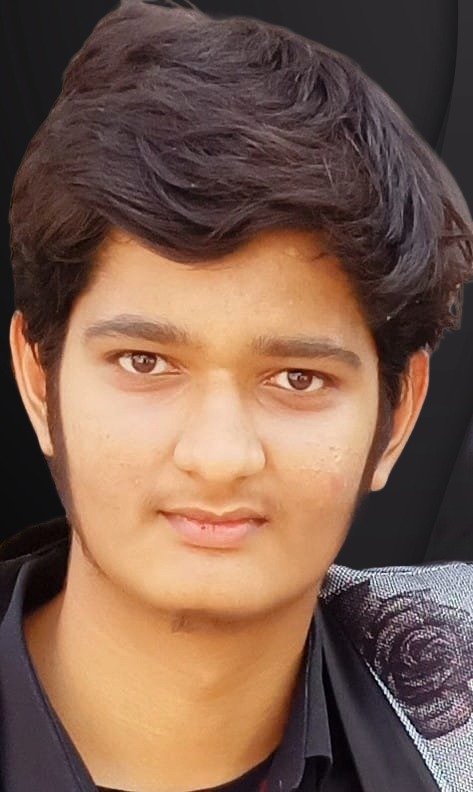
#> input picture Untitled.jpeg, 473 x 792 px
$ python generate_banner.py --photo Untitled.jpeg
#> lines starting #> are read from the running program, lines starting #| are printed output that depends on the picture
#> in generate, img is the input picture: PIL image 473x792 RGB; mean R, G, B 125, 94.1, 78.2
#!/usr/bin/env python3
"""
generate_banner.py
==================
Generates dark.svg and light.svg for the theshauryas1 GitHub profile.

Pipeline (per the master prompt spec):
  1. Load & pre-process photo (autocontrast + UnsharpMask, contrast ×1.3)
  2. Segment background via colour-distance threshold + morphological closing
     -> dark mode: only subject dots on dark panel (background cleared)
     -> light mode: full photo dithering
  3. Floyd–Steinberg dither, serpentine scan, 300×340 grid, 1-bit output
  4. Build SVG <path> runs, shape-rendering="crispEdges", no font glyphs
  5. Scatter dots into ~60 intro animation groups (evenness sigma < 0.05)
  6. ~94 drift bands for portrait->logo dissolve
  7. ~900 traveller dots morphed via optimal transport between 6 tech logos
  8. Assemble full SVG with info panel, LIVE badge, social links

Usage:
  pip install -r requirements.txt
  python generate_banner.py --photo path/to/photo.jpg [--out-dir .]

Output:
  dark.svg   (~900KB)
  light.svg  (~900KB)
"""

import argparse
import math
import random
import sys
import textwrap
from pathlib import Path

import numpy as np
from PIL import Image, ImageEnhance, ImageFilter, ImageOps

# --- Optional rembg (background removal) ------------------------------------
try:
    from rembg import remove as rembg_remove
    HAS_REMBG = True
except ImportError:
    HAS_REMBG = False
    print("[WARN] rembg not available — using colour-distance fallback for BG removal")

# ----------------------------------------------------------------------------
# CONFIGURATION
# ----------------------------------------------------------------------------

CFG = dict(
    # SVG canvas
    SVG_W=1180, SVG_H=610,
    # Portrait grid — 150x170 keeps 15:17 aspect ratio, optimizes SVG file size < 1.5MB for GitHub Proxy
    GRID_W=150, GRID_H=170,
    DOT_R=1.35,              # dot radius (px) adjusted for grid pitch
    DOT_PITCH=1,             # 1 dot per cell
    # Contrast / sharpening
    CONTRAST=1.3,
    UNSHARP_RADIUS=3,
    UNSHARP_PCT=140,
    AUTOCONTRAST_CUTOFF=1,
    # Background segmentation (colour-distance fallback)
    BG_DIST_THRESH=30,
    BG_CLOSE_R=5,            # morphological closing radius
    # Animation timing (seconds)
    INTRO_DUR=3.2,
    INTRO_FADE_START=0.0,
    INTRO_FADE_END=2.0,
    LOOP_DUR=14.2,
    PORTRAIT_HOLD=3.0,
    LOGO_HOLD=2.0,
    LOGO_TRANS=1.3,
    # Portrait drift
    N_DRIFT_BANDS=60,
    DRIFT_NOISE_SIGMA=4,
    DRIFT_FRACTION=0.42,
    # Traveller dots
    N_TRAVELLERS=300,
    # Colour palette
    BG_DARK='#0A101F',
    PANEL_DARK='#101826',
    PORTRAIT_HUE='#A78BFA',   # violet — distinct from cyan UI chrome
    CHROME_DARK='#22D3EE',
    CHROME_LIGHT='#0891B2',
    ACCENT='#10B981',
    DANGER='#EF4444',
    TEXT_DARK='#F8FAFC',
    MUTED_DARK='#94A3B8',
    BG_LIGHT='#F0F7FF',
    PANEL_LIGHT='#FFFFFF',
    PORTRAIT_HUE_LIGHT='#7C3AED',
    TEXT_LIGHT='#1E293B',
    MUTED_LIGHT='#64748B',
    # Empty-cell dot colour for dark snake (must be visible)
    SNAKE_EMPTY_DARK='#2d3343',
)

# ----------------------------------------------------------------------------
# LOGO PATH DATA  (SVG path strings, viewBox 0 0 100 100)
# ----------------------------------------------------------------------------

LOGOS = {
    "PyTorch": dict(
        label="PyTorch",
        sub="Deep Learning",
        color="#EE4C2C",
        # Stylised flame + circle
        paths=[
            "M50 8 C60 20 72 38 60 55 C52 67 38 67 32 55 C22 38 42 24 48 12 C44 22 36 30 40 42 C44 54 56 54 58 44 C62 30 52 18 50 8Z",
            "M62 58 A8 8 0 1 1 46 58 A8 8 0 1 1 62 58Z",
        ],
    ),
    "NVIDIA": dict(
        label="NVIDIA",
        sub="GPU Computing",
        color="#76B900",
        paths=[
            # Eye shape
            "M15 50 Q30 25 50 22 Q70 20 85 50 Q70 78 50 78 Q30 75 15 50Z",
            # Iris
            "M38 50 A12 12 0 1 1 62 50 A12 12 0 1 1 38 50Z",
        ],
    ),
    "Kubernetes": dict(
        label="Kubernetes",
        sub="Orchestration",
        color="#326CE5",
        paths=[
            # Outer ring
            "M50 8 A42 42 0 1 1 49.9 8Z M50 16 A34 34 0 1 0 50.1 16Z",
            # 8 spokes
            "M50 16 L50 36 M50 64 L50 84 M16 50 L36 50 M64 50 L84 50 M26 26 L40 40 M60 60 L74 74 M74 26 L60 40 M40 60 L26 74",
            # Hub
            "M38 50 A12 12 0 1 1 62 50 A12 12 0 1 1 38 50Z",
        ],
    ),
    "FastAPI": dict(
        label="FastAPI",
        sub="Backend API",
        color="#009688",
        paths=[
            # Lightning bolt
            "M58 8 L28 52 L48 52 L42 92 L72 48 L52 48Z",
        ],
    ),
    "LangChain": dict(
        label="LangChain",
        sub="LLM Framework",
        color="#22D3EE",
        paths=[
            # Three chain links
            "M10 42 A14 14 0 0 1 10 58 A14 14 0 0 1 10 42Z M10 42 L36 42 A14 14 0 0 1 36 58 L10 58",
            "M36 42 A14 14 0 0 1 36 58 L64 58 A14 14 0 0 1 64 42 L36 42Z",
            "M64 42 A14 14 0 0 1 64 58 L90 58 A14 14 0 0 1 90 42 L64 42Z",
        ],
    ),
    "Docker": dict(
        label="Docker",
        sub="Containers",
        color="#2496ED",
        paths=[
            # Whale body
            "M20 55 Q50 38 80 55 Q70 75 50 75 Q30 75 20 55Z",
            # Container stack
            "M22 42 L38 42 L38 52 L22 52Z M42 42 L58 42 L58 52 L42 52Z M62 42 L78 42 L78 52 L62 52Z",
            "M22 28 L38 28 L38 38 L22 38Z M42 28 L58 28 L58 38 L42 38Z",
        ],
    ),
}

LOGO_ORDER = ["PyTorch", "NVIDIA", "Kubernetes", "FastAPI", "LangChain", "Docker"]


# ----------------------------------------------------------------------------
# SYSTEM.INFO ROWS
# ----------------------------------------------------------------------------

INFO_ROWS = [
    ("Subject",    "Shaurya Sharma"),
    ("Role",       "AI/ML Engineer"),
    ("Origin",     "India 🇮🇳"),
    ("Education",  "Automation & Robotics"),
    ("Status",     "Building Agentic AI"),
    (None, None),  # divider
    ("Core.Lang",  "Python • C++ • SQL"),
    ("Core.AI",    "PyTorch • TensorFlow"),
    ("Core.Agents","LangGraph • CrewAI • AutoGen"),
    ("Core.Back",  "FastAPI • gRPC"),
    ("Core.DB",    "PostgreSQL • MongoDB • FAISS"),
    ("Core.Infra", "Docker • K8s • Terraform"),
    ("Core.Cloud", "AWS • Azure • GCP"),
    (None, None),
    ("Grid.Mail",  "—"),
    ("Grid.Port",  "shaurya-beta.vercel.app"),
    ("Grid.LinkedIn","theshauryas1"),
    ("Grid.GitHub","theshauryas1"),
]


# ════════════════════════════════════════════════════════════════════════════
# STEP 1 — IMAGE PREPROCESSING
# ════════════════════════════════════════════════════════════════════════════

def preprocess(img: Image.Image) -> Image.Image:
    """Crop head+shoulders, apply contrast ×1.3, autocontrast, UnsharpMask."""
    w, h = img.size
#> w = 473; h = 792
    # Head+shoulders crop: top 75%, centred horizontally
    crop_h = int(h * 0.78)
#> crop_h = 617
    crop_w = min(w, int(crop_h * (300 / 340)))
#> crop_w = 473
    x0 = (w - crop_w) // 2
#> x0 = 0
    img = img.crop((x0, 0, x0 + crop_w, crop_h))
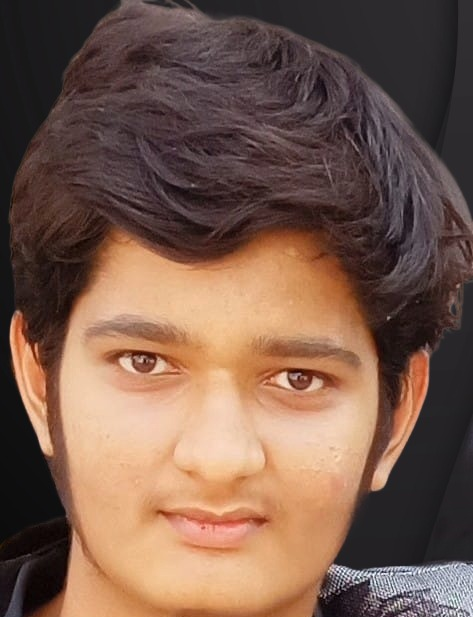
#> img: PIL image 473x617 RGB; mean R, G, B 121.4, 91.5, 76.9
    img = img.resize((CFG['GRID_W'], CFG['GRID_H']), Image.LANCZOS)
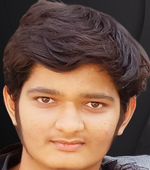
#> img: PIL image 150x170 RGB; mean R, G, B 121.3, 91.5, 76.9
    img = img.convert("RGB")
    # Autocontrast
    img = ImageOps.autocontrast(img, cutoff=CFG['AUTOCONTRAST_CUTOFF'])
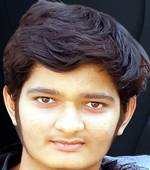
#> img: PIL image 150x170 RGB; mean R, G, B 117.9, 103.6, 97
    # Contrast ×1.3
    img = ImageEnhance.Contrast(img).enhance(CFG['CONTRAST'])
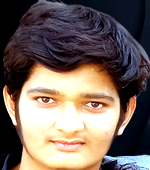
#> img: PIL image 150x170 RGB; mean R, G, B 116.7, 101.6, 93.8
    # UnsharpMask
    img = img.filter(ImageFilter.UnsharpMask(
        radius=CFG['UNSHARP_RADIUS'],
        percent=CFG['UNSHARP_PCT'],
        threshold=3
    ))
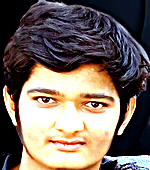
#> img: PIL image 150x170 RGB; mean R, G, B 117.2, 103.4, 96.1
    return img


# ════════════════════════════════════════════════════════════════════════════
# STEP 2 — BACKGROUND SEGMENTATION
# ════════════════════════════════════════════════════════════════════════════

def segment_background_rembg(img_rgb: Image.Image) -> np.ndarray:
    """Use rembg neural net -> alpha mask (255 = subject, 0 = background)."""
    result = rembg_remove(img_rgb)
    alpha = np.array(result)[:, :, 3]
    return (alpha > 128).astype(np.uint8)


# [37 lines left out: function segment_background_colordist, not called in this run]


def get_fg_mask(img_rgb: Image.Image) -> np.ndarray:
    if HAS_REMBG:
        try:
            return segment_background_rembg(img_rgb)
        except Exception as e:
            print(f"[WARN] rembg failed ({e}), falling back to colour-distance")
    return segment_background_colordist(img_rgb)


# ════════════════════════════════════════════════════════════════════════════
# STEP 3 — FLOYD–STEINBERG DITHER (serpentine)
# ════════════════════════════════════════════════════════════════════════════

# [392 lines left out: functions floyd_steinberg, dot_grid_to_paths, collect_dot_positions, make_intro_groups, check_intro_evenness, make_drift_bands and 9 more, not called in this run]


def _fmt(v: float, d: int = 2) -> str:
    return f"{v:.{d}f}"


# [254 lines left out: functions build_portrait_group_svg, build_travellers_svg, build_info_panel_svg, build_full_svg, build_logo_overlays, not called in this run]


# ════════════════════════════════════════════════════════════════════════════
# MAIN
# ════════════════════════════════════════════════════════════════════════════

def generate(photo_path: Path, out_dir: Path):
    random.seed(42)
    np.random.seed(42)

    print(f"[1/8] Loading photo: {photo_path}")
    img = Image.open(photo_path).convert("RGB")
    img = preprocess(img)
    print(f"      Preprocessed -> {img.size}")
#|       Preprocessed -> (150, 170)

    print("[2/8] Background segmentation ...")
    fg_mask = get_fg_mask(img)
    coverage = fg_mask.sum() / fg_mask.size * 100
    print(f"      Foreground coverage: {coverage:.1f}%")

    print("[3/8] Floyd-Steinberg dither ...")
    gray = np.array(img.convert("L"), dtype=np.float32) / 255.0
    dither_full = floyd_steinberg(gray)
    # Dark mode: only subject dots
    dither_dark = dither_full * fg_mask
    # Light mode: all dots
    dither_light = dither_full
    ink_dark = dither_dark.sum()
    ink_light = dither_light.sum()
    print(f"      Dark ink: {ink_dark:.0f} dots | Light ink: {ink_light:.0f} dots")

    # Portrait panel geometry
    px_offset = 36.0   # x offset within SVG where portrait dots start
    py_offset = 30.0   # y offset
    panel_cx = px_offset + CFG['GRID_W'] / 2
    panel_cy = py_offset + CFG['GRID_H'] / 2

    print("[4/8] Collecting dot positions ...")
    positions_dark = collect_dot_positions(dither_dark, px_offset, py_offset)
    positions_light = collect_dot_positions(dither_light, px_offset, py_offset)
    print(f"      Dark: {len(positions_dark)} | Light: {len(positions_light)}")

    print("[5/8] Building intro animation groups ...")
    intro_groups_dark = make_intro_groups(positions_dark, 60)
    intro_groups_light = make_intro_groups(positions_light, 60)
    ev_dark = check_intro_evenness(positions_dark, intro_groups_dark)
    ev_light = check_intro_evenness(positions_light, intro_groups_light)
    print(f"      Evenness sigma dark: {ev_dark:.4f} (target <0.05) | light: {ev_light:.4f}")

    intro_timing_dark = build_intro_animation(
        positions_dark, intro_groups_dark,
        CFG['INTRO_DUR'], CFG['INTRO_FADE_START'], CFG['INTRO_FADE_END']
    )
    intro_timing_light = build_intro_animation(
        positions_light, intro_groups_light,
        CFG['INTRO_DUR'], CFG['INTRO_FADE_START'], CFG['INTRO_FADE_END']
    )

    print("[6/8] Building drift bands ...")
    logo_centroid = (panel_cx, panel_cy)
    drift_dark = make_drift_bands(
        positions_dark, CFG['N_DRIFT_BANDS'], logo_centroid,
        CFG['DRIFT_FRACTION'], CFG['DRIFT_NOISE_SIGMA']
    )
    drift_light = make_drift_bands(
        positions_light, CFG['N_DRIFT_BANDS'], logo_centroid,
        CFG['DRIFT_FRACTION'], CFG['DRIFT_NOISE_SIGMA']
    )
    sb_dark = check_straight_boundary(positions_dark, drift_dark)
    print(f"      Straight-boundary metric: {sb_dark:.2f} (std of band labels; organic if >5 with noise)")

    print("[7/8] Sampling logo traveller positions ...")
    logo_positions = {}
    n_trav = CFG['N_TRAVELLERS']
    # Use the portrait panel area for logo rendering
    for name in LOGO_ORDER:
        pts = sample_logo_dots(name, n_trav, px_offset, py_offset,
                               float(CFG['GRID_W']), float(CFG['GRID_H']))
        logo_positions[name] = pts
        print(f"      {name}: {len(pts)} travellers")

    print("[8/8] Assembling SVGs ...")
    for dark in [True, False]:
        mode = "dark" if dark else "light"
        positions = positions_dark if dark else positions_light
        intro_timing = intro_timing_dark if dark else intro_timing_light
        drift_bands = drift_dark if dark else drift_light
        portrait_color = CFG['PORTRAIT_HUE'] if dark else CFG['PORTRAIT_HUE_LIGHT']
        chrome = CFG['CHROME_DARK'] if dark else CFG['CHROME_LIGHT']

        portrait_group = build_portrait_group_svg(
            positions, CFG['DOT_R'], intro_timing, drift_bands,
            logo_centroid, CFG['DRIFT_FRACTION'],
            portrait_color, dark,
            CFG['LOOP_DUR'], CFG['PORTRAIT_HOLD'],
        )

        travellers_group = build_travellers_svg(
            logo_positions, n_trav,
            CFG['LOOP_DUR'], CFG['PORTRAIT_HOLD'],
            CFG['LOGO_HOLD'], CFG['LOGO_TRANS'],
            LOGO_ORDER, portrait_color, CFG['DOT_R'],
        )

        logo_overlays = build_logo_overlays(
            LOGO_ORDER, CFG['PORTRAIT_HOLD'], CFG['LOGO_HOLD'],
            CFG['LOGO_TRANS'], CFG['LOOP_DUR'],
            panel_cx, panel_cy + 150, dark,
        )

        info_panel = build_info_panel_svg(
            dark,
            ox=372.0, oy=22.0,
            w=CFG['SVG_W'] - 372.0 - 28.0,
            h=566.0,
        )

        full_svg = build_full_svg(
            portrait_group, travellers_group, info_panel, dark, logo_overlays
        )

        out_path = out_dir / f"{mode}.svg"
        out_path.write_text(full_svg, encoding="utf-8")
        size_kb = out_path.stat().st_size / 1024
        print(f"      Written: {out_path}  ({size_kb:.0f} KB)")

    print("\n? Done! Open dark.svg / light.svg in a browser to verify.")
    print("   Tip: Use ?v=999 suffix on raw.githubusercontent.com to bust CDN cache.")


if __name__ == "__main__":
    parser = argparse.ArgumentParser(description="Generate animated GitHub profile banner")
    parser.add_argument("--photo", type=Path, required=True, help="Path to portrait photo")
    parser.add_argument("--out-dir", type=Path, default=Path("."), help="Output directory")
    args = parser.parse_args()

    if not args.photo.exists():
        print(f"ERROR: Photo not found: {args.photo}", file=sys.stderr)
        sys.exit(1)

    args.out_dir.mkdir(parents=True, exist_ok=True)
    generate(args.photo, args.out_dir)
#> (the call stopped at in segment_background_rembg, `result = rembg_remove(img_rgb)`: rembg is not available in this run)
